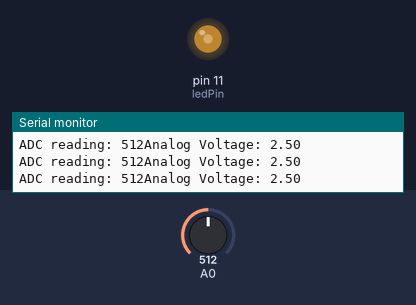
This sketch was run on a simulated Arduino Uno, built with avr-gcc and run on an emulated ATmega328P. Shown: output pins drawn as LEDs (lit = HIGH), the last lines printed to the serial monitor. Inputs (shaded band) come from the test bench; at power-on: A0 = 512.

Above: at 1.2 s.
1.3 s: A0 set to 716
At 1.8 s:
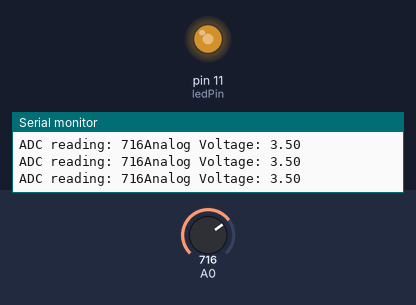
2.8 s: A0 set to 900
At 4.0 s:
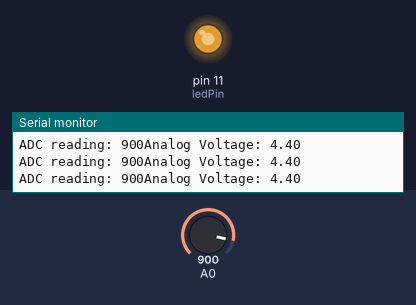
4.3 s: A0 set to 122
At 5.4 s:
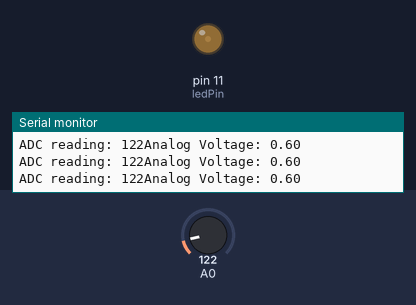
5.8 s: A0 set to 109
At 6.6 s:
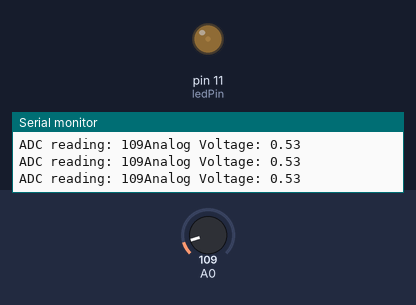
8.8 s: A0 set to 92
At 10.2 s:
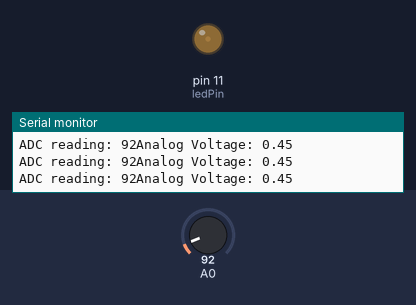
11.8 s: A0 set to 11
At 12.5 s:
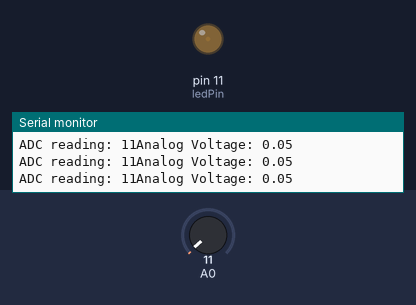
14.8 s: A0 set to 8
Timing chart, 0 to 17.8 s (numbered marks = the images above; inputs shaded):
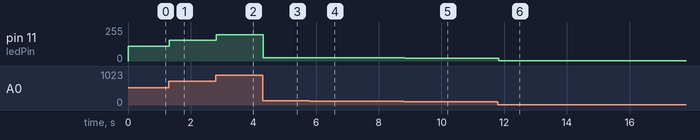

Measured:
- after the input at 1.3 s, pin 11 (ledPin): 112/255 → 157/255 at once
- after the input at 2.8 s, pin 11 (ledPin): 157/255 → 197/255 at once
- after the input at 4.3 s, pin 11 (ledPin): 197/255 → 26/255 at once
- after the input at 5.8 s, pin 11 (ledPin): 26/255 → 23/255 at once
- after the input at 8.8 s, pin 11 (ledPin): 23/255 → 20/255 at once
- after the input at 11.8 s, pin 11 (ledPin): 20/255 → 2/255 at once
- after the input at 14.8 s, pin 11 (ledPin): 2/255 → 1/255 at once

The sketch:

Petentionmeter.ino
```cpp
int ledPin = 11;
void setup()
{
  Serial.begin(9600);
}

void loop()
{
  int sensorValue = analogRead(A0);
  float voltage = sensorValue * (5.0 / 1023.0);
  float writeValue = (sensorValue * 225.0) / 1023.0;
  Serial.print("ADC reading: ");
  Serial.print(sensorValue);
  Serial.print("Analog Voltage: ");
  Serial.println(voltage);

  analogWrite(ledPin, writeValue);

  delay(30);


}

//void fadeLED(int ledPin, int sensorValue) {
  //for (int sensorValue = 0; sensorValue <= 1023; cnt += 10) {
    //analogWrite(ledPin, sensorValue);
    //delay(30);
  //}

  //for (int sensorValue = 1023; sensorValue >= 0; cnt -= 10) {
    //analogWrite(ledPin, sensorValue);
    //delay(30);
  //}
//}
```
